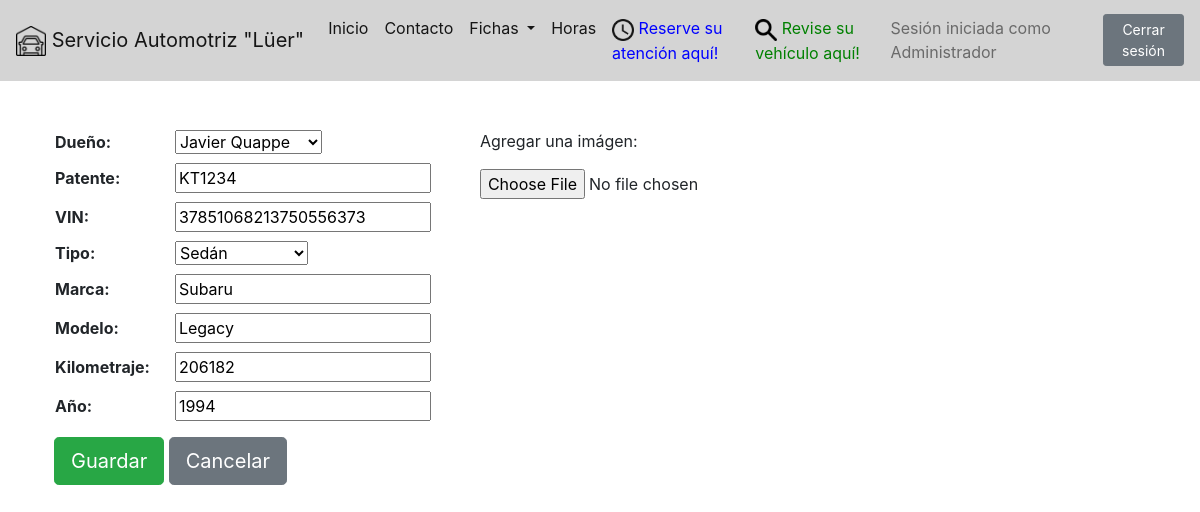
/fichas/vehiculos/1/editar/ (signed in), run on an earlier commit of the app's database.
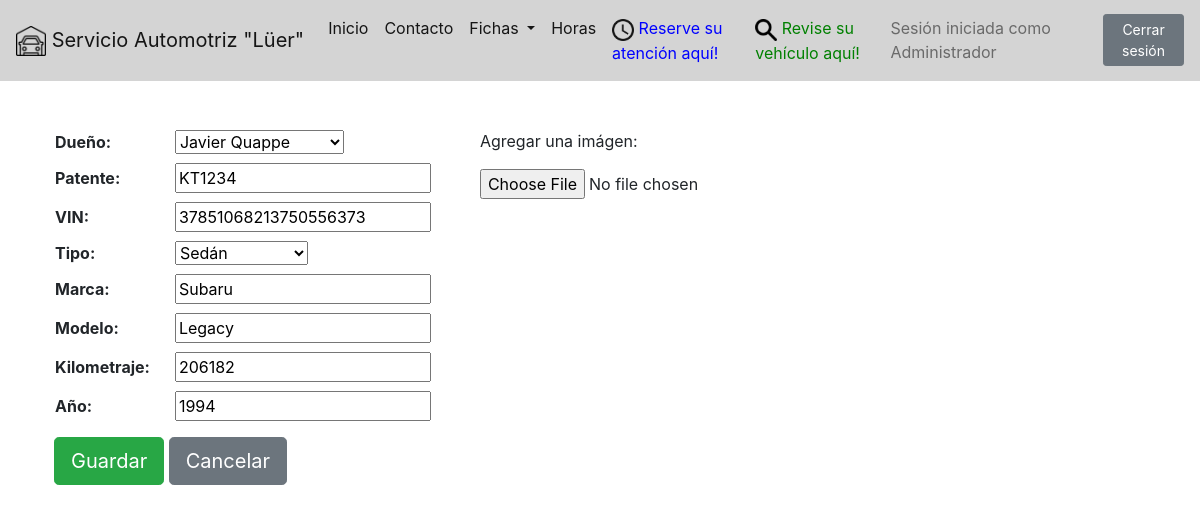
And on a later commit of the database.
### fichas/models.py (models this page shows, shortened)
class Vehiculo(models.Model):
	id_cliente	= models.ForeignKey('Cliente', blank = True, null = True, on_delete = models.SET_NULL, verbose_name='Dueño')
	patente		= models.CharField(max_length = 6)
	vin 		= models.CharField(max_length = 20, blank = True, null = True)
	tipo		= models.CharField(max_length = 40, default="Sedán")
	marca		= models.CharField(max_length = 40)
	modelo		= models.CharField(max_length = 40)
	kilometraje	= models.PositiveIntegerField()
	anyo		= models.PositiveIntegerField(null = True)
	imagen		= models.ImageField(upload_to='vehiculos/', blank=True, null=True)
	objects		= VehiculoManager()

### fichas/views.py (the view)
# urls.py: path('vehiculos/<int:id>/editar/', vehiculo_update_view, name='vehiculo-update'),
@login_required
@staff_member_required
def vehiculo_update_view(request, id=id):
	obj = get_object_or_404(Vehiculo, id=id)
	duenyo = get_object_or_404(Cliente, id=obj.id_cliente.id)
	clientes = Cliente.objects.all().order_by('nombre')
	form = VehiculoForm(request.POST or None, request.FILES or None, instance=obj)
	if form.is_valid():
		form.save()
		return redirect('../')
	context = {
		'form': form,
		'obj': obj,
		'duenyo': duenyo,
		'clientes': clientes
	}
	return render(request, "vehiculos/vehiculo_create.html", context)

### fichas/forms.py (shortened to what this page needs)
class VehiculoForm(forms.ModelForm):
	class Meta:
		model = Vehiculo
		fields = [
			'id_cliente',
			'patente',
			'vin',
			'tipo',
			'marca',
			'modelo',
			'kilometraje',
			'anyo',
			'imagen'
		]

### fichas/models.py (called while the page is built)
	def get_queryset(self):
		return ClienteQuerySet(self.model, using=self._db)

	def get_queryset(self):
		return VehiculoQuerySet(self.model, using=self._db)

### fichas/templates/vehiculos/vehiculo_create.html (shortened to what this page needs)
{% extends 'base.html' %}
{% block content %}
<form method='POST' enctype='multipart/form-data'> {% csrf_token %}
	<div class="row">
		<div class="column px-4">
			<table class="mb-2">
				<tr>
					<td class="pb-2"><b>Dueño:</b></td>
					<td class="pb-2"><select name="id_cliente" required="False">
						{% if duenyo %}
						<option value="{{ duenyo.id }}" selected="selected">{{ duenyo.nombre }}</option>
						{% else %}
						{% for instance in clientes %}
						<option value="{{ instance.id }}">{{ instance.nombre }}</option>
						{% endfor %}
						{% endif %}
					</select></td>
				</tr>
				<tr>
					<td class="pb-2"><b>Patente:</b></td>
					<td class="pb-2"><input type='text' name='patente' placeholder='ABCD12' required=True maxlength="6" style="text-transform: uppercase;" pattern="[A-z]{4}\d{2}|[A-z]{2}\d{4}" value="{{ obj.patente }}"></td>
				</tr>
				<tr>
					<td class="pb-2"><b>VIN:</b></td>
					<td class="pb-2"><input type='text' pattern="\d*" name='vin' required=False maxlength="20" value="{{ obj.vin }}"></td>
				</tr>
				<tr>
					<td class="pb-2"><b>Tipo:</b></td>
					<td class="pb-2">
						<select name='tipo' maxlength="40">
							<option value="Sedán" {% if obj.tipo == "Sedán" %} selected {% endif %}>Sedán</option>
						</select>
					</td>
				</tr>
				<tr>
					<td class="pb-2"><b>Marca:</b></td>
					<td class="pb-2"><input type='text' name='marca' required=False maxlength="40" value="{{ obj.marca }}"></td>
				</tr>
				<tr>
					<td class="pb-2"><b>Modelo:</b></td>
					<td class="pb-2"><input type='text' name='modelo' required=False maxlength="40" value="{{ obj.modelo }}"></td>
				</tr>
				<tr>
					<td class="pb-2 pr-4"><b>Kilometraje:</b></td>
					<td class="pb-2"><input type='number' name='kilometraje' min="0" required=False value="{{ obj.kilometraje }}"></td>
				</tr>
				<tr>
					<td class="pb-2"><b>Año:</b></td>
					<td class="pb-2"><input type='number' name='anyo' min="1930" required=False value="{{ obj.anyo }}"></td>
				</tr>
			</table>
			<input type='submit' class="btn btn-success btn-lg" value='Guardar'/>
			<input type="button" class="btn btn-secondary btn-lg" onclick="location.href='../';" value="Cancelar" />
		</div>
		<div class="column px-4">
			<p>Agregar una imágen:</p>
			{{ form.imagen }}
		</div>
	</div>
</form>
{% endblock %}

What changed in the data, as far as the page shows it:
changed Vehiculo "Sedán": patente "kt1234" → "KT1234"
